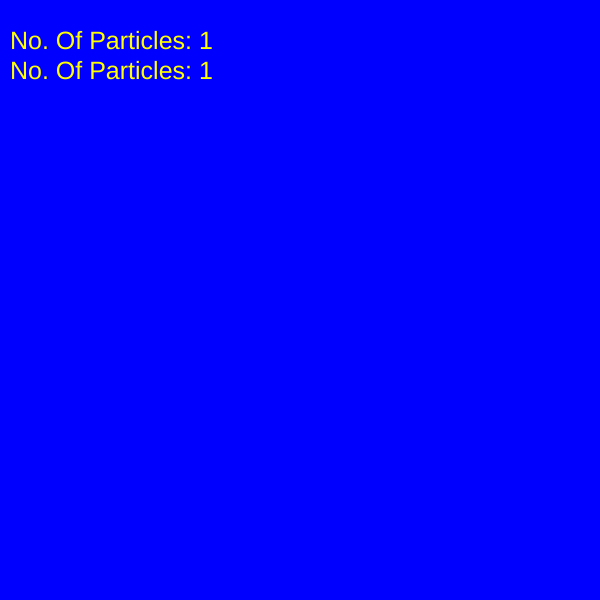
Frame 1 (no input)
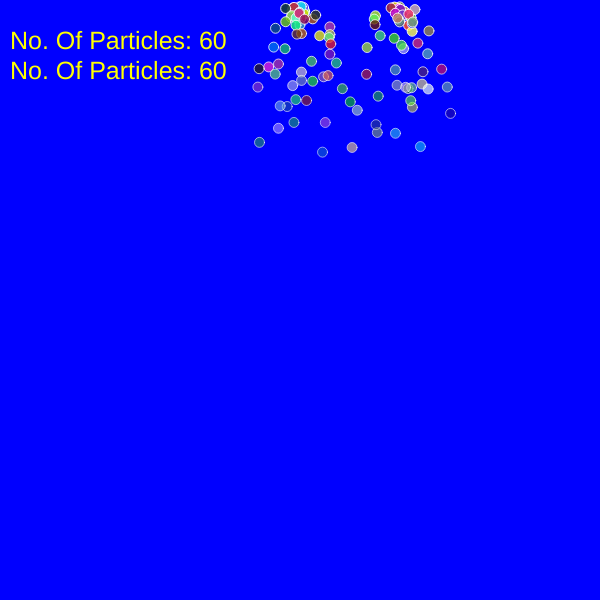
Frame 60 (no input)
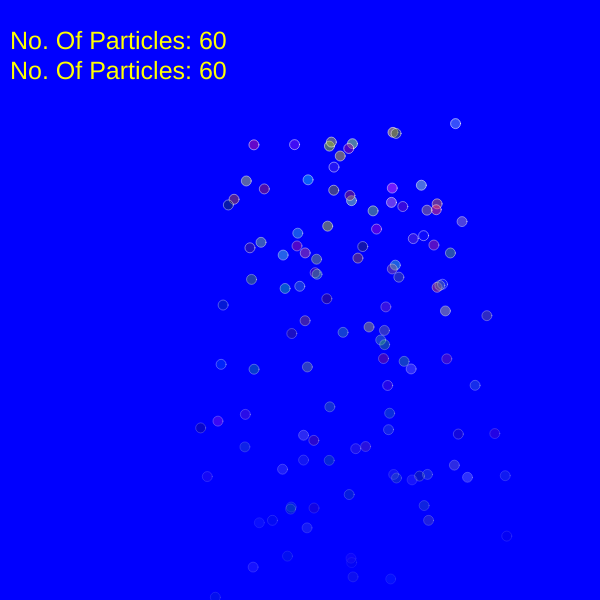
Frame 120 (the mouse pressed at the canvas centre since frame 60)

The p5.js sketch that drew these frames (run headless with seeded random() and noise() and a simulated clock; from frame 60 on, the mouse is pressed at the canvas centre):

// p5.js sketch
// ── sketch.js
let ps;
let ps2;
let run = true;
let systems = [];

function setup() {
  createCanvas(600, 600);
  ps = new ParticleSystem(createVector(width / 2, 10));
  ps2 = new ParticleSystem(createVector(width / 2 + 100, 10));
}

function keyPressed() {
  if (keyCode === 32) {
    systems.push(new ParticleSystem(createVector(mouseX, mouseY)));
  }
}

function draw() {
  background(0, 0, 255);
  ps.run();
  ps2.run();
  if (run) {
    ps.addNewParticles();
    ps2.addNewParticles();
  }
  for (var i = 0; i < systems.length; i++) {
    systems[i].run();
    if (run) {
      systems[i].addNewParticles();
    }
  }
  fill(255, 255, 0);
  noStroke();
  textSize(25);
  textAlign(LEFT, TOP);
  text("No. Of Particles: " + ps.particles.length, 10, 30);
  text("No. Of Particles: " + ps2.particles.length, 10, 60);
}

function mousePressed() {
  run = !run;
}

// ── ParticleSystem.js
let ParticleSystem = function (pos) {
  this.origin = pos.copy();
  this.particles = [];
}
ParticleSystem.prototype.addNewParticles = function () {
  this.particles.push(new Particle(this.origin));
}
ParticleSystem.prototype.run = function () {
  for (var i = this.particles.length - 1; i >= 0; i--) {
    let p = this.particles[i];
    p.run();
    if (p.isDead()) {
      this.particles.splice(i, 1);
    }
  }
}

// ── Particles.js
let Particle = function (pos) {
  this.pos = pos.copy();
  this.vel = createVector(random(-1, 1), random(-1, 0));
  this.acc = createVector(0, 0.09);
  this.timeToLive = 255;
  this.size = 10;
  this.colR = random(255);
  this.colG = random(255);
  this.colB = random(255);

}
Particle.prototype.run  = function () {
  this.update();
  this.display();
}
Particle.prototype.update = function () {
  this.vel.add(this.acc);
  this.pos.add(this.vel);
  this.timeToLive -= 2;
}
Particle.prototype.isDead = function () {
  return (this.timeToLive < 0);
}
Particle.prototype.display = function () {
  fill(this.colR, this.colG, this.colB, this.timeToLive);
  stroke(255, 255, 255, this.timeToLive);
  ellipse(this.pos.x, this.pos.y, this.size, this.size);
}
